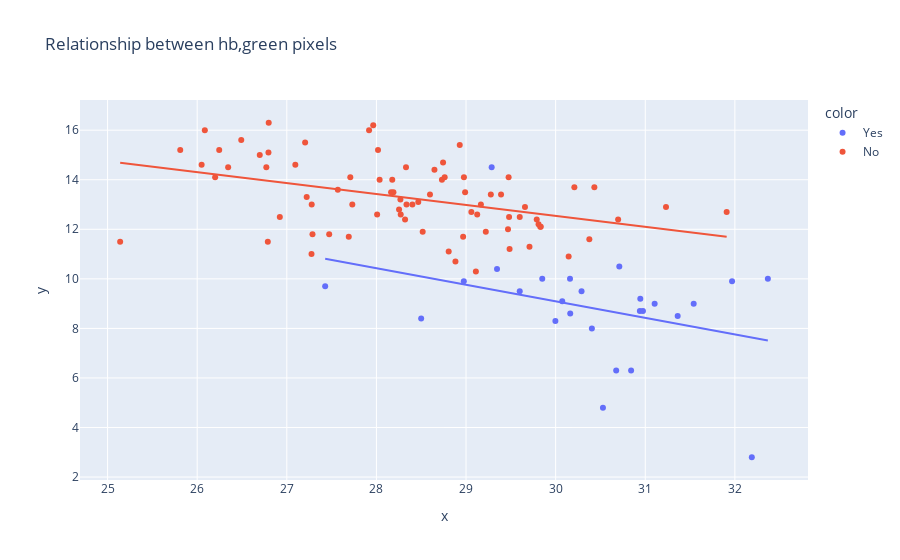

Write notebook code for a chart like this one.
### Code cell
fig=px.scatter(x=df["%Green pixel"],y=df["Hb"],color=df["Anaemic"],trendline="ols",title="Relationship between hb,green pixels")
fig.show()
